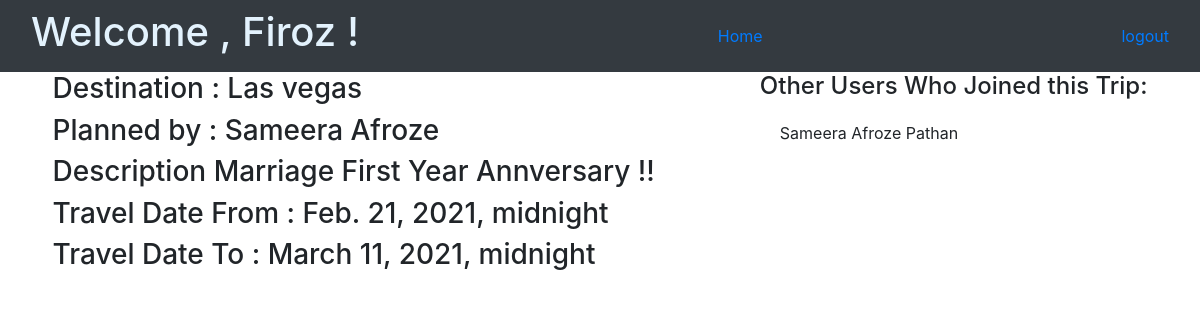
/travels/5 (signed in), run on the app's committed database.
### loginregapp/models.py (models this page shows, shortened)
class User(models.Model):
    first_name=models.CharField(max_length=45)
    last_name=models.CharField(max_length=45)
    email=models.EmailField(max_length=45)
    password=models.CharField(max_length=100)
    created_at=models.DateTimeField(auto_now_add=True)
    updated_at=models.DateTimeField(auto_now=True)
    objects=UserManager()

### travelapp/models.py (models this page shows, shortened)
class Trip(models.Model):
    destination=models.CharField(max_length=45)
    description=models.CharField(max_length=255)
    from_date=models.DateTimeField()
    to_date=models.DateTimeField()
    created_at=models.DateTimeField(auto_now_add=True)
    updated_at=models.DateTimeField(auto_now=True)
    added_by=models.ForeignKey(User,related_name="trip_created",on_delete=models.CASCADE)
    users_who_join=models.ManyToManyField(User,related_name="joined_trips")
    objects=TripManager()

### travelapp/views.py (the view)
# urls.py: path('travels/<int:trip_id>',trv.tripview,name="tripview"),
def tripview(request,trip_id):
    if request.method=="GET":
        if 'user_id' not in request.session:
            return redirect('/')
        print("I am here to delete")
        logged_user=User.objects.get(id=request.session['user_id'])
        this_trip=Trip.objects.get(id=trip_id)
        return render(request,'tripview.html', context={
            'logged_user':User.objects.get(id=request.session['user_id']),
            'this_trip':Trip.objects.get(id=trip_id),
            'trips':Trip.objects.all(),
            'users':User.objects.all()
            })

### travelapp/templates/tripview.html (shortened to what this page needs)
<!DOCTYPE html>
<html lang="en">
<head>
    {% load static %}
    <link href="https://cdn.jsdelivr.net/npm/bootstrap@5.0.0-beta1/dist/css/bootstrap.min.css" rel="stylesheet"
>
    <link href="//maxcdn.bootstrapcdn.com/bootstrap/4.1.1/css/bootstrap.min.css" rel="stylesheet" id="bootstrap-css">
</head>
<body>
    <nav class="navbar navbar-dark bg-dark">
        <div class="container-fluid">
            <p class="h1" style="color: #e3f2fd;"> Welcome , {{logged_user.first_name}} ! </p>
            <a href="/travels/home">Home </a>
            <a href="/travels/logout">logout</a>
        </div>
    </nav>
    <div class="d-flex justify-content-around">
        <div class="trip_details">
        <p class="h3">Destination : {{this_trip.destination}}</p>
        <p class="h3"> Planned by : {{this_trip.added_by.first_name}} {{this_trip.added_by.last_name}}</p>
        <p class="h3"> Description {{this_trip.description}}</p>
        <p class="h3"> Travel Date From : {{this_trip.from_date}}</p>
        <p class="h3"> Travel Date To : {{this_trip.to_date}}</p>
        </div>
        <div class="other_users_joined_trips">
            <p class="h4 "> Other Users Who Joined this Trip: </p>
            <ul class="list-group list-group-flush">
                {% if this_trip.users_who_join.all|length == 0 %}
                    <li class="list-group-item"> No Other Users Joined this Trip</li>
                {% else %}
                    {% for user in this_trip.users_who_join.all %}
                        {% if user != this_trip.added_by %}
                            <li class="list-group-item">
                                {{ user.first_name }} {{user.last_name}}
                        {%endif%}
                        </li>
                    {%endfor%}
                {%endif%}
            </ul>
        </div>
    </div>
</body>
</html>

### data on the page
User: first_name "Firoz"
Trip: destination "Las vegas", added_by.first_name "Sameera", added_by.last_name "Afroze", description "Marriage First Year Annversary !!", from_date "Feb. 21, 2021, midnight", to_date "March 11, 2021, midnight"
User: first_name "Sameera Afroze", last_name "Pathan"
